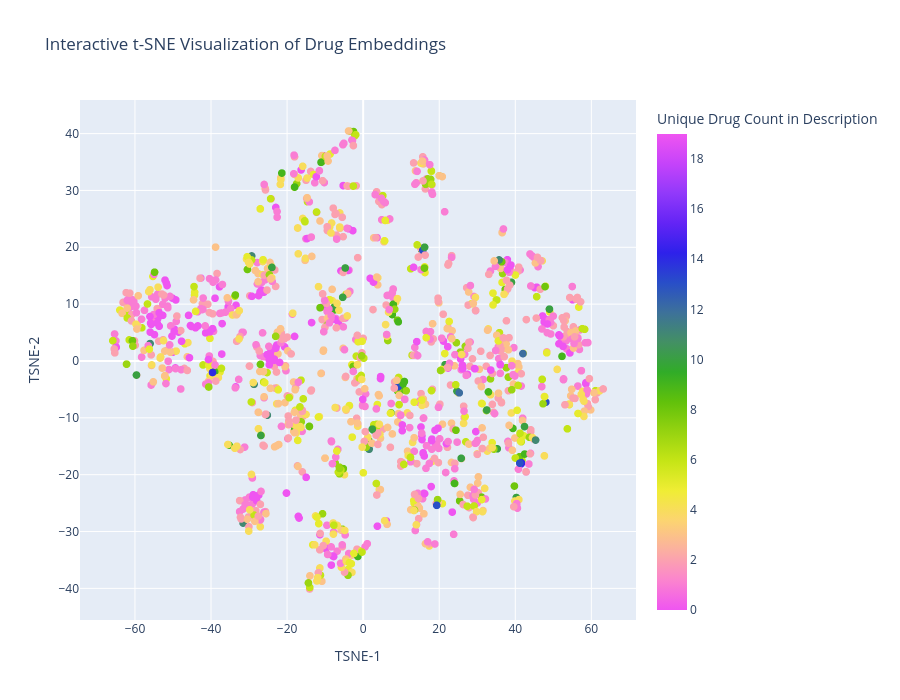

The notebook cell this image was saved under:
### Code cell
import plotly.express as px

fig = px.scatter(
reduced_embeddings_df,
x='TSNE-1',
y='TSNE-2',
color=drugsDESC_masked['drug_unique_count'],
color_continuous_scale='mygbm',
hover_data={
'Drug Name': drugsDESC_masked.get('Drug Name', None),
#'Discription': drugsDESC_masked['Discription'],
'drug_unique_count': drugsDESC_masked['drug_unique_count']
},
title='Interactive t-SNE Visualization of Drug Embeddings'
)

# Make markers larger
fig.update_traces(marker=dict(size=marker_size))

fig.update_layout(
coloraxis_colorbar=dict(
title='Unique Drug Count in Description'
),
width=900,
height=700
)

fig.show()

### Figure 1 — Plotly figure (JSON) as saved in the notebook; plotly's stock layout.template omitted (floating-point values rounded to 4 significant figures; data arrays with more than 128 entries replaced by an {"elided": "..."} marker saying what was removed)
{"data": [{"customdata": {"elided": "1318x2 mixed values"}, "hovertemplate": "TSNE-1=%{x}<br>TSNE-2=%{y}<br>Drug Name=%{customdata[0]}<br>drug_unique_count=%{customdata[1]}<br>color=%{marker.color}<extra></extra>", "legendgroup": "", "marker": {"color": {"elided": "1318 int values"}, "coloraxis": "coloraxis", "size": 8, "symbol": "circle"}, "mode": "markers", "name": "", "showlegend": false, "type": "scattergl", "x": {"elided": "1318 float values"}, "xaxis": "x", "y": {"elided": "1318 float values"}, "yaxis": "y"}], "layout": {"coloraxis": {"colorbar": {"title": {"text": "Unique Drug Count in Description"}}, "colorscale": [[0, "#ef55f1"], [0.0625, "#fb84ce"], [0.125, "#fbafa1"], [0.1875, "#fcd471"], [0.25, "#f0ed35"], [0.3125, "#c6e516"], [0.375, "#96d310"], [0.4375, "#61c10b"], [0.5, "#31ac28"], [0.5625, "#439064"], [0.625, "#3d719a"], [0.6875, "#284ec8"], [0.75, "#2e21ea"], [0.8125, "#6324f5"], [0.875, "#9139fa"], [0.9375, "#c543fa"], [1, "#ef55f1"]]}, "height": 700, "legend": {"tracegroupgap": 0}, "title": {"text": "Interactive t-SNE Visualization of Drug Embeddings"}, "width": 900, "xaxis": {"anchor": "y", "domain": [0, 1], "title": {"text": "TSNE-1"}}, "yaxis": {"anchor": "x", "domain": [0, 1], "title": {"text": "TSNE-2"}}}}
